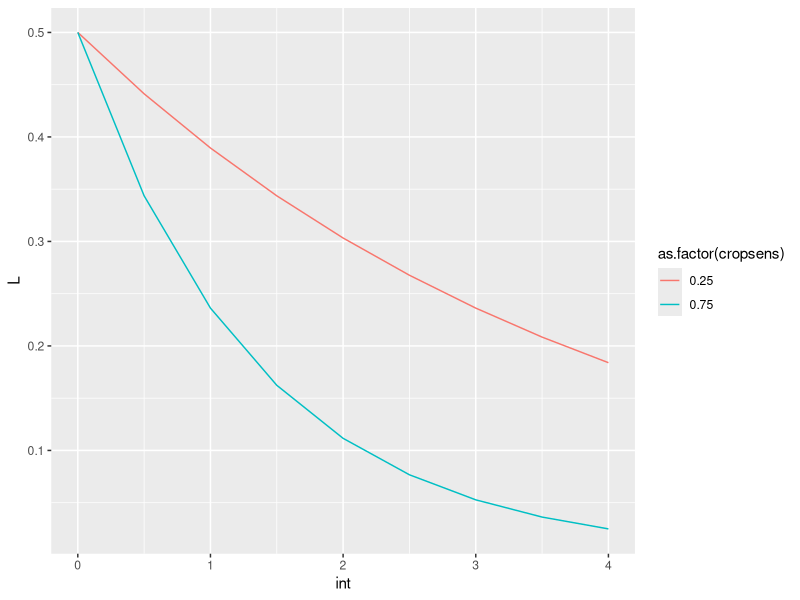
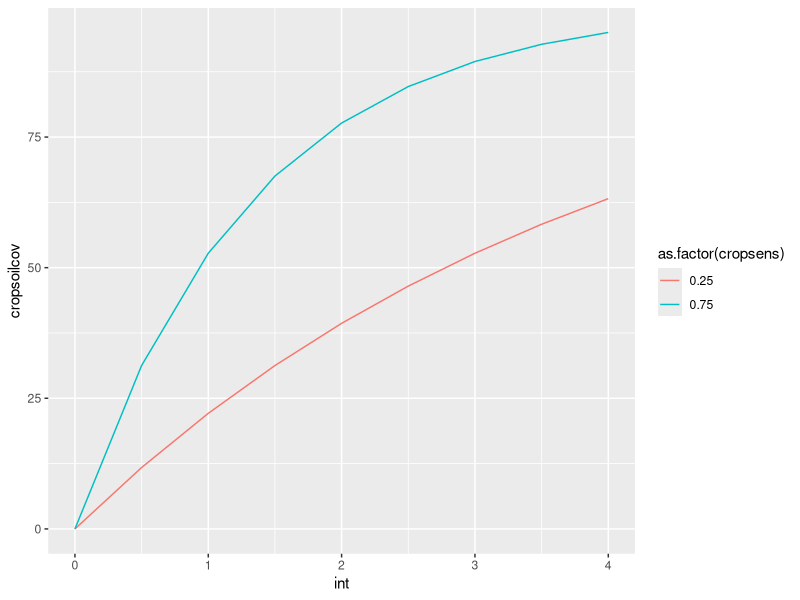
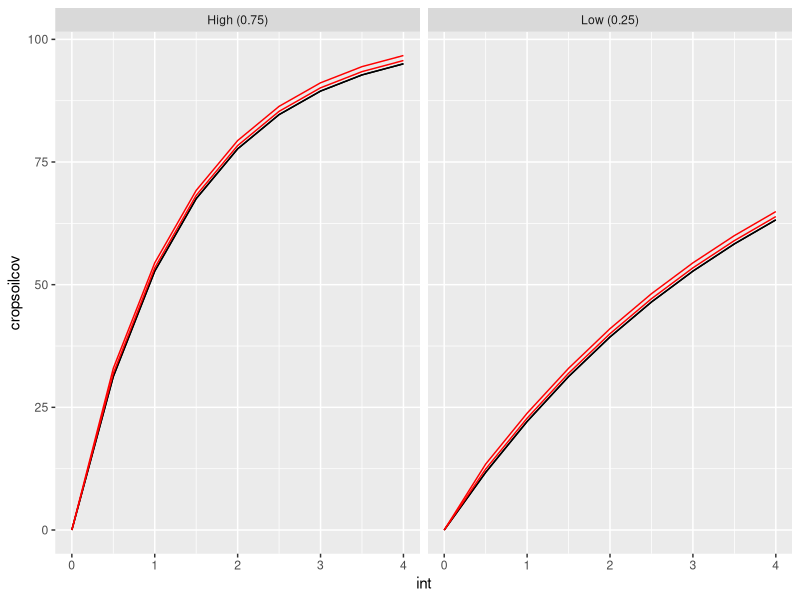
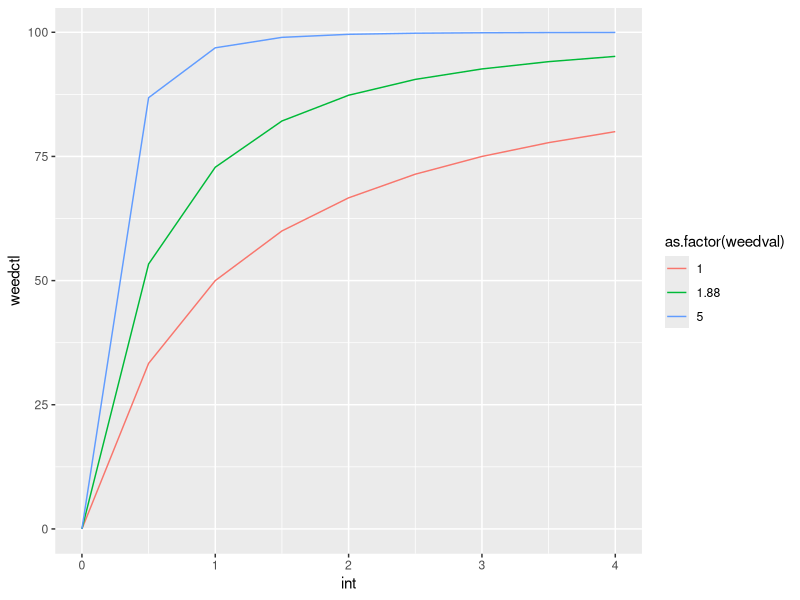
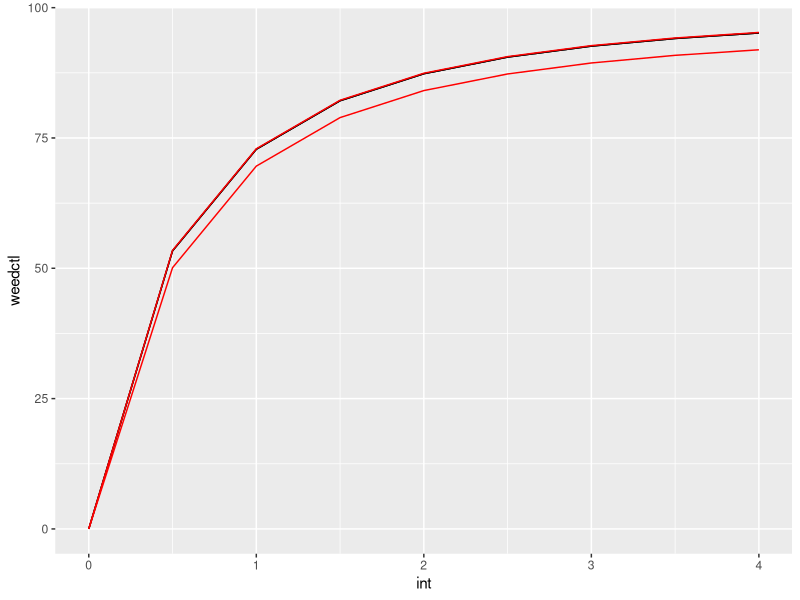
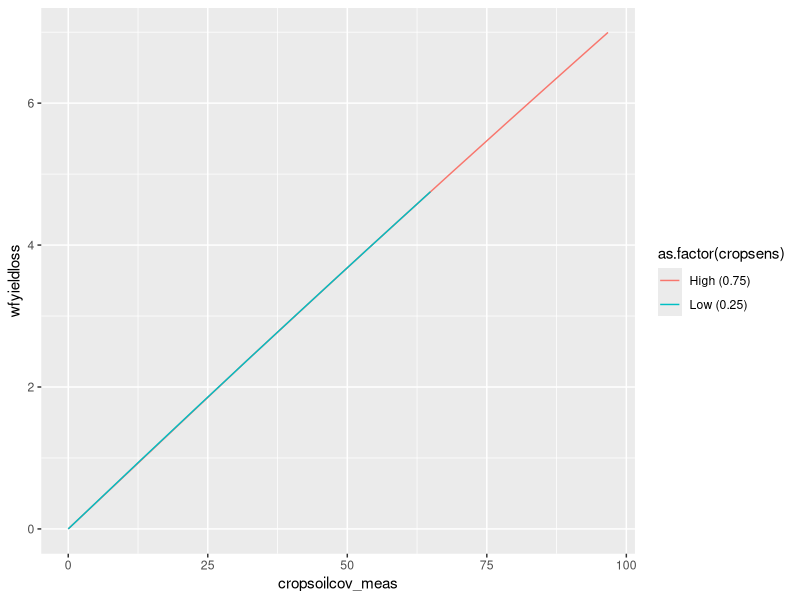

Reproduce these figures in R, in order. (Note: this script raises an error after producing the figures.)
# use the data jesper uses in the paper
# make it so it will be easy to play with

library(tidyverse)

rm(list = ls())


# replicates --------------------------------------------------------------
# start with 1
n_reps <- 2


# intensities -------------------------------------------------------------
# 9 intensities (make so can remove some, change range?)
range_int <- seq(0, 4, by = 0.5)
# these values aren't actually used in analyses
# they are just to assure you get a range in crop soil coverages, which will be a measured value

# 1. crop soil cover at each intensity (% of no cover) -----------------------------------------
#--in theory this follows an exponential relationship
#--however, intensity is not a standardized unit
# - leaf cover = L0 * exp(-b*I) 
#-L0 is leaf cover in untreated plots
#-b is 'crop resistance parameter', which doesn't actually line up
#-the term 'resistance seems like a misnomer. Higher resistance corresponds to less leaf cover at a given intensity
#--crop sensitivity seems like a better term
#-L is leaf cover at intensity I
#-b seems arbitrary, since the intensity units are arbitrary
#--is the entire paper just garbage?

#--assign a variation
csc_sd <- 2

#--use intensity range and two sensitivity values to get theoretical crop soil cover
d1a <- expand_grid(tibble(int = range_int,
       L0 = 0.5),
       tibble(cropsens = c(0.25, 0.75))) %>% 
  mutate(L = L0 * exp(-cropsens * int),
         cropsoilcov = (L0-L)/L0*100) 

#--look at it
d1a %>% 
  ggplot(aes(int, L, group = cropsens)) + 
  geom_line(aes(color = as.factor(cropsens)))

#--the less sensitive crop has less coverate at the same intensity
d1a %>% 
  ggplot(aes(int, cropsoilcov, group = cropsens)) + 
  geom_line(aes(color = as.factor(cropsens)))

d1b <- 
  d1a %>%
  mutate(cropsens = ifelse(cropsens == 0.25, "Low (0.25)", "High (0.75)")) %>% 
  select(cropsens, int, cropsoilcov) %>% 
  arrange(cropsens, int)

#use number of replicates to create a dataset
d1 <- NULL

for (i in 1:n_reps){
  di <- 
    d1b %>% 
    mutate(rep = i,
           cropsoilcov_meas = cropsoilcov + rnorm(1, 0, sd = csc_sd),
           cropsoilcov_meas = ifelse(cropsoilcov == 0, 0, cropsoilcov_meas))
    
  d1 <- bind_rows(d1, di)       
  
}

d1 %>% 
  ggplot() + 
  geom_line(aes(int, cropsoilcov, group = rep), color = "black") + 
  geom_line(aes(int, cropsoilcov_meas, group = rep), color = "red") + 
  facet_grid(.~cropsens)


# 2. weed density at each intensity (% of potential) -------------------------------------------
# - jesper's values of weed density as proportion of natural weed density
# - in reality this will be measured, he modeled it
# W = W0 * exp (-d * ln(int + 1))
# - no idea what d represnts
#--looks like higher value means more weed ctl
#--so it is kind of 'weed sensitivity', and we hope it is higher than the crop sensitivity
#--weed control should never go above 100% though

#--assign a variation, it should be higher than the crops because weeds vary more
wctl_sd <- csc_sd * 2

d2a <- expand_grid(tibble(int = range_int,
                          W0 = 100), #--100 weeds per unit area
                   tibble(weedval = c(1, 1.88, 5))) %>% 
  mutate(W = W0 * exp(-weedval * log(int + 1)),
         weedctl = (W0-W)/W0*100) 

d2a %>% 
  ggplot(aes(int, weedctl, group = weedval)) + 
  geom_line(aes(color = as.factor(weedval)))

d2b <- 
  d2a %>% 
  filter(weedval == 1.88) %>%  
  select(int, weedctl)

#use number of replicates to create a dataset
d2 <- NULL

for (i in 1:n_reps){
  di <- 
    d2b %>% 
    mutate(rep = i,
           weedctl_meas = weedctl + rnorm(1, 0, sd = wctl_sd),
           weedctl_meas = ifelse(weedctl == 0, 0, weedctl_meas))
  
  d2 <- bind_rows(d2, di)       
  
}


d2 %>% 
  ggplot() + 
  geom_line(aes(int, weedctl, group = rep), color = "black") + 
  geom_line(aes(int, weedctl_meas, group = rep), color = "red") 

# 3. intensity-driven crop yield loss (%) ------------------------------------
# - Weed free crop yield loss (%) at each soil cover 
# - He determined this using an equation
# - Y = Y0 * exp(-c * int)
#- c is the crop response parameter, 0.025 is jesper's value
#--I think the weed free yield loss equation should be a function of the crop soil cover
#--let's replace 'int' with Eqn 1;
# - int = b + ln(1-CSC)

#--assign a variation, let's say yields can only be measured within 2.5% accuracy
wfyld_sd <- 2.5

d3a <- 
  d1 %>% 
  mutate(Y0 = 6,
         #yldres = 0.0125,#--this can just be changed if using cropsoilcov_meas instead of 'int', 5.71 is lowest
         yldres = 0.00075) %>% 
  mutate(Y = Y0 * exp(-yldres * cropsoilcov_meas),
         #Y2 = Y0 * exp(-yldres * int))
         wfyieldloss = (Y0-Y)/Y0*100) 


d3a %>% 
  ggplot(aes(cropsoilcov_meas, wfyieldloss, group = cropsens)) + 
  geom_line(aes(color = as.factor(cropsens)))

d3b <- 
  d3a %>% 
  select(cropsens, int, cropsoilcov, rep, cropsoilcov_meas, wfyieldloss)

#use number of replicates to create a dataset
d3 <- NULL

for (i in 1:n_reps){
  di <- 
    d3b %>% 
    mutate(rep = i,
           wfyieldloss_meas = wfyieldloss + rnorm(1, 0, sd = wfyld_sd),
           wfyieldloss_meas = ifelse(wfyieldloss == 0, 0, wfyieldloss_meas))
  
  d3 <- bind_rows(d3, di)       
  
}

d3

# 6. weed-driven yield loss (%) ----------------------------------------------
# estimated using Cousens 
# here it is as interpreted by Jesper 
# he says yield as a % of max at a given weed density is:
# = (1 - (I*W1)/(100*(1+(I*W1)/A)) where W1 is the weed density
# - the weed density input would have variation
# - The assumed parameters would vary by weed community
jc_A <- 55 #-not sure what this represents or how much it would vary
jc_IA <- 0.2 #-not sure what this represents, this is for a highly competitive community
jc_IG <- 0.04 #-a low competitive weed community

j_wyA_abs <- max_yield * (1 - ( (jc_IA * j_wd) / (100*(1 + ( (jc_IA*j_wd)/jc_A ))) ))
j_wyG_abs <- max_yield * (1 - ( (jc_IG * j_wd) / (100*(1 + ( (jc_IG*j_wd)/jc_A ))) ))

j_wylA <- ( (jc_IA * j_wd) / (100*(1 + ( (jc_IA*j_wd)/jc_A ))) ) * 100
j_wylG <- ( (jc_IG * j_wd) / (100*(1 + ( (jc_IG*j_wd)/jc_A ))) ) * 100

#

# total yield losses at each intensity (%) --------------------------------

#--highly selective crop
j_ytot_HA <- 100 - j_wfylH - j_wylA
j_ytot_HG <- 100 - j_wfylH - j_wylG

j_ytot_HA_abs <- j_wyA_abs - j_wfylH_abs
j_ytot_HG_abs <- j_wyG_abs - j_wfylH_abs


#--low selective crop
j_ytot_LA <- 100 - j_wfylL - j_wylA
j_ytot_LG <- 100 - j_wfylL - j_wylG

j_ytot_LA_abs <- j_wyA_abs - j_wfylL_abs
j_ytot_LG_abs <- j_wyG_abs - j_wfylL_abs

#--take all of these and calc optimum soil cover using
#  a polynomial fit or something? unclear from his paper
#  versus ANOVA to compare each of the intensities

d_H <- 
  tibble(Harrow_inten = j_int,
         weedden = j_wd,
       cropsoilcover = j_crH,
       agg_weeds = j_ytot_HA_abs,
       gen_weeds = j_ytot_HG_abs) %>% 
  mutate(cropselectivity = "high")

d_L <- 
  tibble(Harrow_inten = j_int,
         weedden = j_wd,
         cropsoilcover = j_crL,
         agg_weeds = j_ytot_LA_abs,
         gen_weeds = j_ytot_LG_abs) %>% 
  mutate(cropselectivity = "low")


#--grouped by crop selectiveness       
d_H %>% 
  bind_rows(d_L) %>%
  pivot_longer(agg_weeds:gen_weeds, names_to = "weed_aggressiveness", values_to = "yield")  %>%
  group_by(cropselectivity, weed_aggressiveness) %>% 
  mutate(maxval = max(yield),
         maxval = ifelse(maxval == yield, maxval, NA)) %>%
  ggplot(aes(cropsoilcover, yield)) + 
  geom_point(aes(y = maxval, color = weed_aggressiveness), pch = 16) + 
  geom_line(aes(color = weed_aggressiveness)) + 
  facet_grid(.~cropselectivity) + 
  scale_y_continuous(limits = c(5, 6))

#--grouped by weed aggressiveness, which is what he does bc the crop soil cover varies in his x axis
d_H %>% 
  bind_rows(d_L) %>%
  pivot_longer(agg_weeds:gen_weeds, names_to = "weed_aggressiveness", values_to = "yield")  %>%
  group_by(cropselectivity, weed_aggressiveness) %>% 
  mutate(maxval = max(yield),
         maxval = ifelse(maxval == yield, maxval, NA)) %>%
  ggplot(aes(cropsoilcover, yield)) + 
  geom_point(aes(y = maxval, color = cropselectivity), pch = 16) + 
  geom_line(aes(color = cropselectivity)) + 
  facet_grid(.~weed_aggressiveness) + 
  scale_y_continuous(limits = c(5, 6)) +
  theme(legend.position = "bottom")


